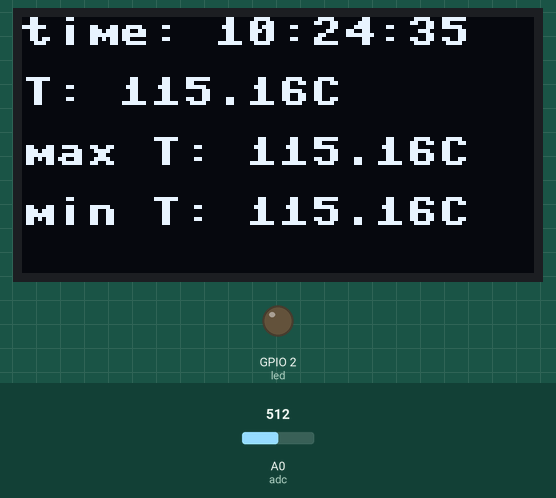
A program run on a simulated ESP8266 board running MicroPython. Parts: 128×64 one-colour display, output pins drawn as LEDs (lit = HIGH, except the on-board LED, lit = LOW). Inputs (shaded band) come from the test bench; at power-on: A0 (adc) = 512 (analog values on the 0–1023 scale). The clock reads 2024-03-15 10:24:30 at power-on unless the program sets it.

Above: at 5.6 s.
5.7 s: A0 (adc) set to 716
At 11.3 s:
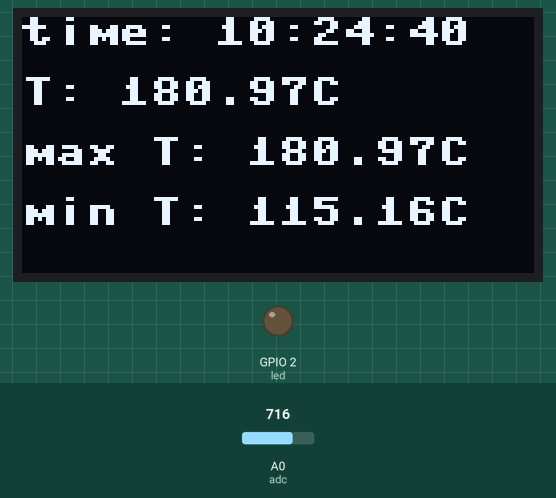
15.0 s: A0 (adc) set to 900
At 16.2 s:
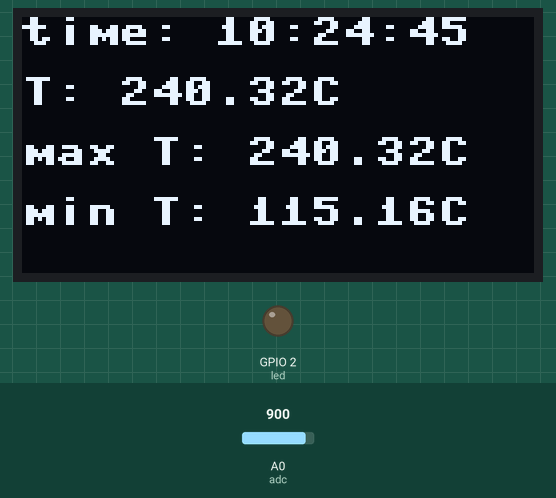
21.5 s: A0 (adc) set to 1023
At 26.3 s:
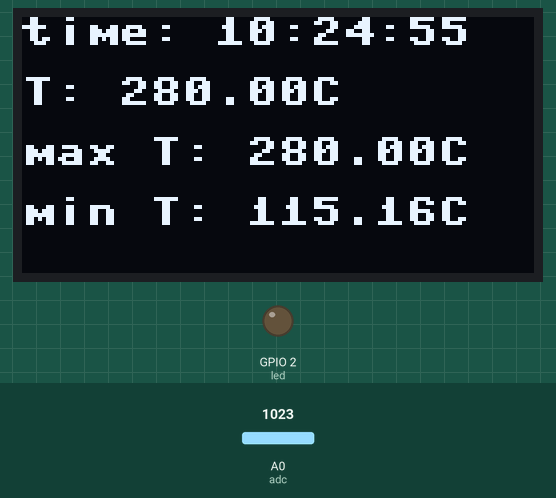
Timing chart, 0 to 36.5 s (numbered marks = the images above; inputs shaded):
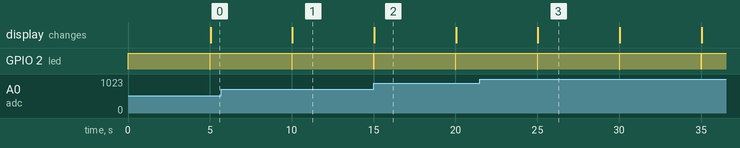

Measured:
- after the input at 5.7 s, the display: changes after 4.3 s (image 1)
- by itself, GPIO 2 (led): alternates HIGH for 5.0 s and LOW for 0.03 s
- what the display in image 2 shows lasts 5.0 s, from 15.0 s to 20.0 s

The program:

TMP36_OLED.py
```python
#temperature logger based on TMP36 sensor and ESP8266 with OLED SSD1306 display

import machine, ssd1306, time
i2c = machine.I2C(scl = machine.Pin(5), sda = machine.Pin(4)) #SCL: 4th pin marked D15/SCL on Wemos D1 R2 board, SDA: 5th pin (D14/SDA)
oled = ssd1306.SSD1306_I2C(128,64,i2c,0x3c)
adc = machine.ADC(0) #TMP36 sensor at pin A0
led = machine.Pin(2, machine.Pin.OUT) #set up built-in LED (pin 2); initial state: on
led.value(not led.value()) #turn the LED off

def getTemp():
    '''convert the voltage read from the TMP36 sensor to temperature in Celsius
    reference voltage 3.3V, sensor offset 500mV, 10bit ADC with values 0..1023
    '''
    temp = (((adc.read()*3.3)/(1023))-0.5)*100
    return temp

prev_time = time.time() #get the initial timestamp

def time_decoder(timestamp):
    '''translates the timestamp in seconds since Epoch into a 3-element tuple with hours, minutes and seconds'''
    full_time = time.localtime(timestamp)
    return (full_time[3], full_time[4], full_time[5])

maxTemp = getTemp() #initiate maxTemp value
maxTime = time_decoder(time.time()) #initiate maxTime value
minTemp = getTemp() #initiate minTemp value
minTime = time_decoder(time.time()) #initiate minTime value

while True:

    if time.time() >= prev_time + 5: #if 30 seconds have passed since previous time:

        prev_time = time.time() #update the counter

        led.value(not led.value()) #turn the LED on

        celsius_temp = getTemp() #get the current temperature

        if celsius_temp > maxTemp: #if the current temperature is higher than maxTemp
            maxTemp = celsius_temp #update maxTemp
            maxTime = time_decoder(time.time()) #register at what time the new maximum occured
        elif celsius_temp < minTemp: #as above for the minimum
            minTemp = celsius_temp
            minTime = time_decoder(time.time())

        currentTime = time_decoder(time.time())

        oled.fill(0) #clear up the display


        #create text strings for the displays

        currentTimeText = 'time: {:02d}:{:02d}:{:02d}'.format(currentTime[0], currentTime[1], currentTime[2])
        currentTempText = 'T: {:.2f}C'.format(celsius_temp)
        maxTempText = 'max T: {:.2f}C'.format(maxTemp)
        minTempText = 'min T: {:.2f}C'.format(minTemp)


        oled.text(currentTimeText,0,0) #display at column 0, row 0
        oled.text(currentTempText,0,15) #display at column 0, row 15 etc.
        oled.text(maxTempText,0,30)
        oled.text(minTempText,0,45)


        oled.show()

        led.value(not led.value()) #turn the LED off
```
